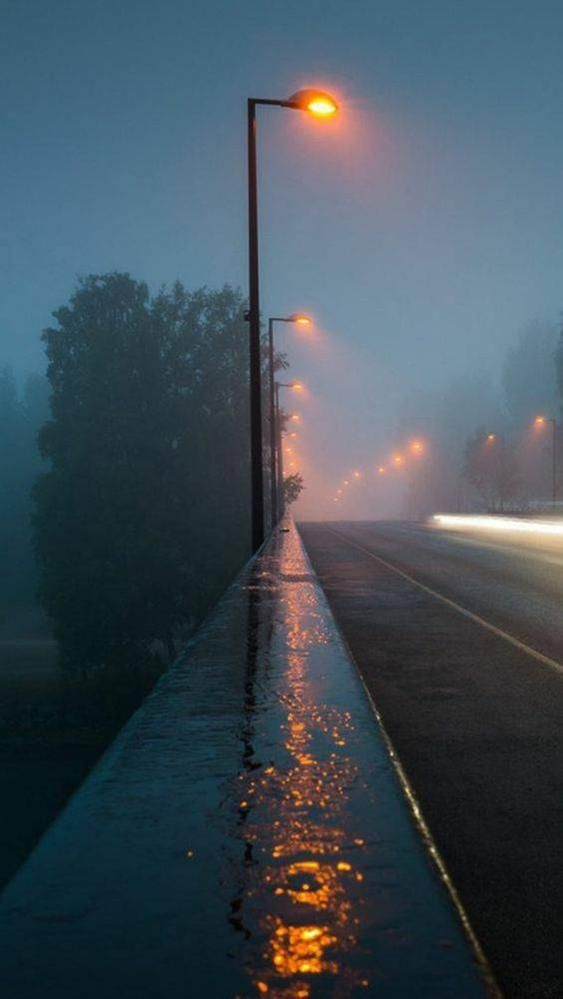
#> input picture rain.jpeg, 563 x 999 px
$ jupyter execute Histograma.ipynb
#> lines starting #> are read from the running program, lines starting #| are printed output that depends on the picture
[cell 1]
import cv2
import numpy as np
import matplotlib.pyplot as plt


def histograma(imagen):
#> called with imagen = 'rain.jpeg'
    imagen = cv2.imread(imagen)
#> imagen is the input picture: shape (999, 563, 3); mean B, G, R 89, 78.9, 65.5
    canal_rojo = imagen[:, :, 2]
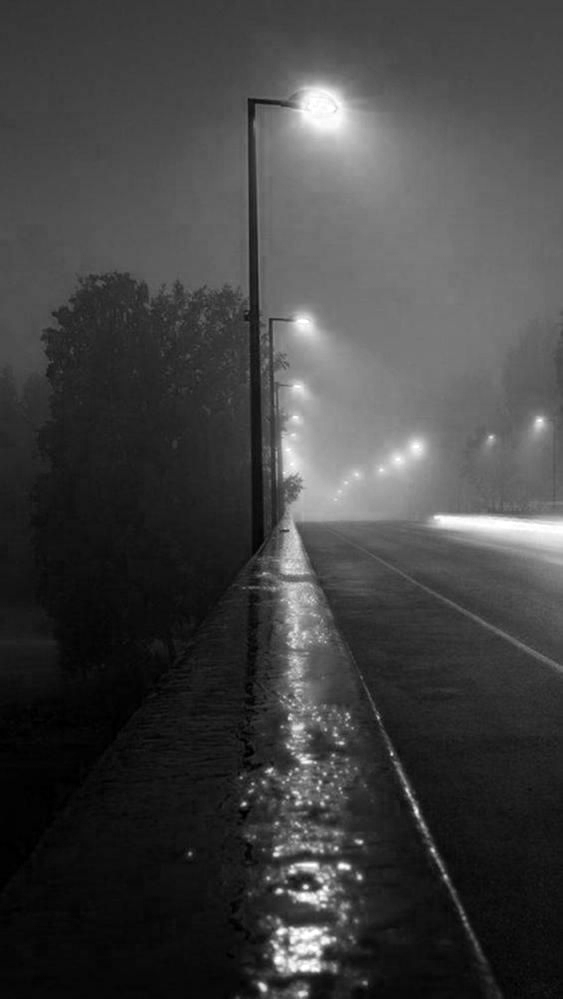
#> canal_rojo: shape (999, 563); min 0, max 255, mean 65.5
    canal_verde = imagen[:, :, 1]
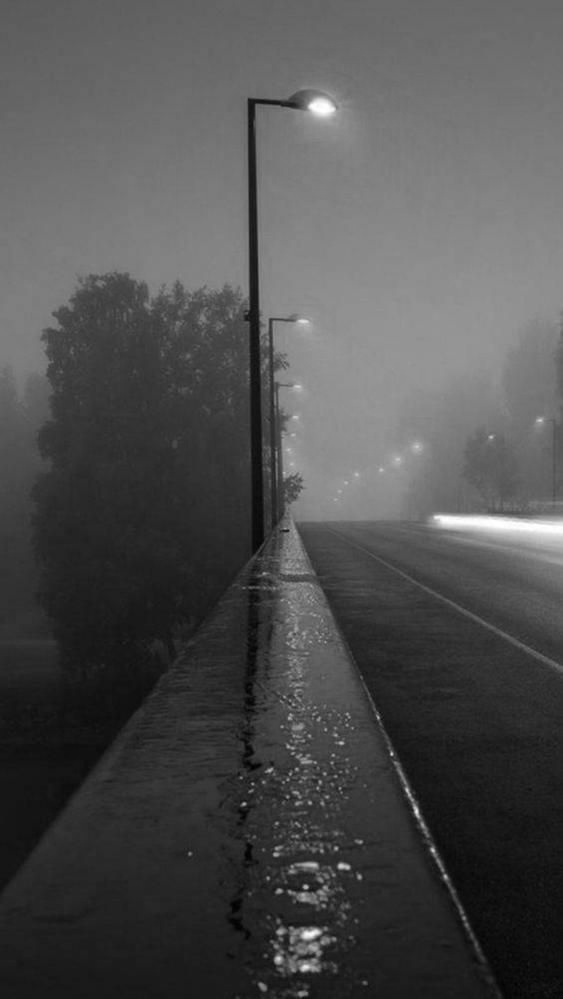
#> canal_verde: shape (999, 563); min 0, max 255, mean 78.9
    canal_azul = imagen[:, :, 0]
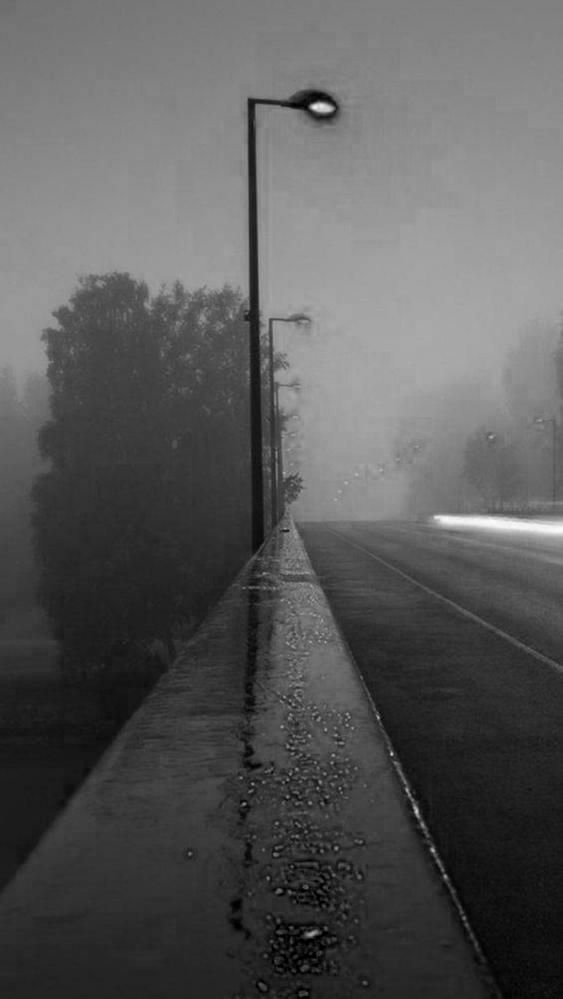
#> canal_azul: shape (999, 563); min 0, max 253, mean 89
    num_bins = 256
    hist_rojo = np.zeros(num_bins)
    hist_verde = np.zeros(num_bins)
    hist_azul = np.zeros(num_bins)

    for i in range(imagen.shape[0]):
        for j in range(imagen.shape[1]):
            valor_pixel = canal_rojo[i, j]
            hist_rojo[valor_pixel] += 1
            valor_pixel = canal_verde[i, j]
            hist_verde[valor_pixel] += 1
            valor_pixel = canal_azul[i, j]
            hist_azul[valor_pixel] += 1
#> after the loop, hist_azul = 256 values, max 7991 at index 37, min 0 at index 252, mean 2197; hist_rojo = 256 values, max 8468 at index 8, min 89 at index 242, mean 2197; hist_verde = 256 values, max 7817 at index 40, min 5 at index 1, mean 2197

    fig, axs = plt.subplots(1, 2, figsize=(12, 5))
    ax1, ax2 = axs.flatten()
    ax1.imshow(cv2.cvtColor(imagen, cv2.COLOR_BGR2RGB))
    ax1.set_title('Imagen Original')

    ax2.set_title('Histograma de Colores')
    ax2.set_xlabel('Valor de píxel')
    ax2.set_ylabel('Frecuencia')
    ax2.plot(hist_rojo, color='red', label='Canal Rojo')
    ax2.plot(hist_verde, color='green', label='Canal Verde')
    ax2.plot(hist_azul, color='blue', label='Canal Azul')
    ax2.legend()
    plt.show()
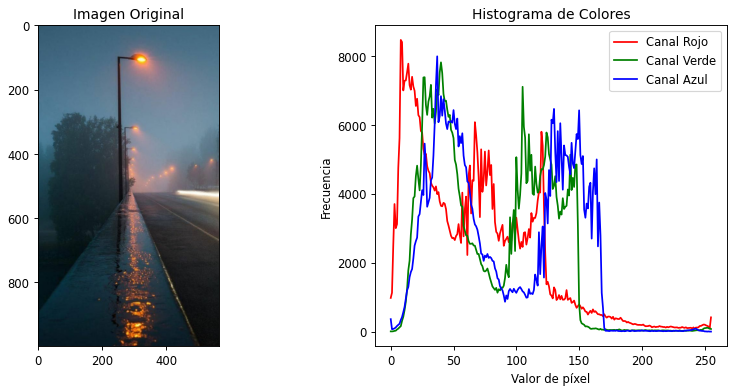
#> figure drawn by matplotlib, 2 panels; panel 2: curve peaks at x = 8, y = 8468; panel 2: curve peaks at x = 40, y = 7817; panel 2: curve peaks at x = 37, y = 7991

[cell 2]
histograma('rain.jpeg')

[cell 3]
def gray(imagen):
    imagen_gris = np.zeros((imagen.shape[0], imagen.shape[1]), dtype=np.uint8)
    for i in range(imagen.shape[0]):
        for j in range(imagen.shape[1]):
            r, g, b = imagen[i, j]
            gris = int(0.299 * r + 0.587 * g + 0.114 * b)
            imagen_gris[i, j] = gris
    return imagen_gris

def grayHist(imagen_gris):
    valores_gris = np.zeros(256)
    for i in range(imagen_gris.shape[0]):
        for j in range(imagen_gris.shape[1]):
            valores_gris[imagen_gris[i, j]] += 1
    return valores_gris

imagen = cv2.imread('rain.jpeg')
alto, ancho = imagen.shape[:2]
#> alto = 999; ancho = 563
centro_x, centro_y = ancho // 2, alto // 2
#> centro_x = 281; centro_y = 499
tamanio_recorte = 200
x1 = centro_x - (tamanio_recorte // 2)
#> x1 = 181
x2 = centro_x + (tamanio_recorte // 2)
#> x2 = 381
y1 = centro_y - (tamanio_recorte // 2)
#> y1 = 399
y2 = centro_y + (tamanio_recorte // 2)
#> y2 = 599

imagenRecortada = imagen[y1:y2, x1:x2]
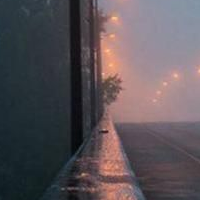
#> imagenRecortada: shape (200, 200, 3); mean B, G, R 87.5, 82.5, 90.4
imagenRecortada =   imagen[y1:y2, x1:x2]

fig, axs = plt.subplots(1, 3, figsize=(12, 5))
ax1, ax2, ax3 = axs.flatten()
ax1.imshow(cv2.cvtColor(imagenRecortada, cv2.COLOR_BGR2RGB))
ax1.set_title('Imagen Original')

imagen_gris = gray(imagenRecortada)
#> after the loop in gray, `for i in range(imagen.shape[0]):`:
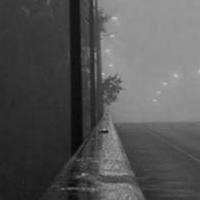
#> imagen_gris: shape (200, 200); min 4, max 191, mean 84.4

ax2.set_title('Imagen en Escala de grises')
ax2.imshow(imagen_gris, cmap='gray')

ax3.set_title('Histograma en escala de grises')
ax3.set_xlabel('Valor de píxel')
ax3.set_ylabel('Frecuencia')
ax3.plot(grayHist(imagen_gris), color='gray')

plt.show()
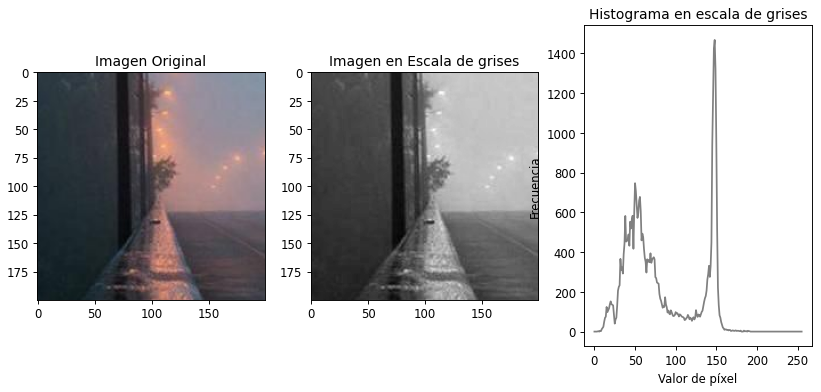
#> figure drawn by matplotlib, 3 panels; panel 3: curve peaks at x = 148, y = 1468

[cell 4]
import random
num_filas, num_columnas, _ = imagen.shape
#> num_filas = 999; num_columnas = 563

filas_aleatorias = []

for _ in range(5):
    fila_aleatoria = random.randint(0, num_filas - 1)
    filas_aleatorias.append(fila_aleatoria)
#> after the loop, filas_aleatorias = [864, 394, 776, 911, 430]

for fila in filas_aleatorias:
    plt.figure(figsize=(12, 2))
    for canal, color in enumerate(['Red', 'Green', 'Blue']):
        intensidad = imagen[fila, :, canal]
        plt.plot(intensidad, color=f'{color}')

    plt.xlabel('Columna')
    plt.ylabel('Intensidad')
    plt.title(f'Fila {fila}')

    plt.grid()
    plt.show()
#> this loop made 5 passes
#> pass 1, `plt.show()`:
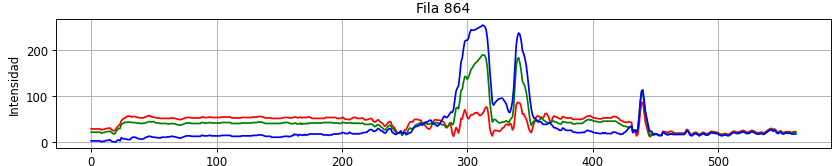
#> figure drawn by matplotlib, 1 panel; curve peaks at x = 340, y = 86; curve peaks at x = 312, y = 189; curve peaks at x = 312, y = 254
#> pass 2, `plt.show()`:
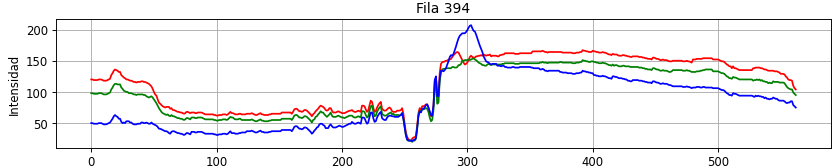
#> figure drawn by matplotlib, 1 panel; curve peaks at x = 392, y = 167; curve peaks at x = 305, y = 154; curve peaks at x = 303, y = 207

[cell 5]
def histograma(imagen):

#> called with imagen = 'rain.jpeg'
    imagen = cv2.imread(imagen)

    inicio =  random.randint(200,imagen.shape[1]-20)

    fin = inicio + 5
    print("Las filas que se selccionaron fueron de " + str(inicio) +" hasta la fila " + str(fin))
#| Las filas que se selccionaron fueron de 220 hasta la fila 225

    canal_rojo = imagen[:, :, 2]
    canal_verde = imagen[:, :, 1]
    canal_azul = imagen[:, :, 0]
    num_bins = 256
    hist_rojo = np.zeros(num_bins)
    hist_verde = np.zeros(num_bins)
    hist_azul = np.zeros(num_bins)

    imagenpor = imagen[inicio:fin, :]

    for i in range(inicio, fin):
        for j in range(imagen.shape[1]):
                valor_pixel = canal_rojo[i, j]
                hist_rojo[valor_pixel] += 1
                valor_pixel = canal_verde[i, j]
                hist_verde[valor_pixel] += 1
                valor_pixel = canal_azul[i, j]
                hist_azul[valor_pixel] += 1
#> after the loop, hist_azul = 256 values, max 297 at index 154, min 0 at index 0, mean 11; hist_rojo = 256 values, max 173 at index 122, min 0 at index 0, mean 11; hist_verde = 256 values, max 391 at index 135, min 0 at index 0, mean 11

    fig, axs = plt.subplots(1, 2, figsize=(12, 5))
    ax1, ax2 = axs.flatten()
    ax1.imshow(cv2.cvtColor(imagen, cv2.COLOR_BGR2RGB))
    ax1.set_title('Imagen original')
    ax2.set_title('Histograma de colores de las filas seleccionadas')
    ax2.set_xlabel('Valor de píxel')
    ax2.set_ylabel('Frecuencia')
    ax2.plot(hist_rojo, color='red', label='Canal Rojo')
    ax2.plot(hist_verde, color='green', label='Canal Verde')
    ax2.plot(hist_azul, color='blue', label='Canal Azul')
    ax2.legend()

    plt.show()
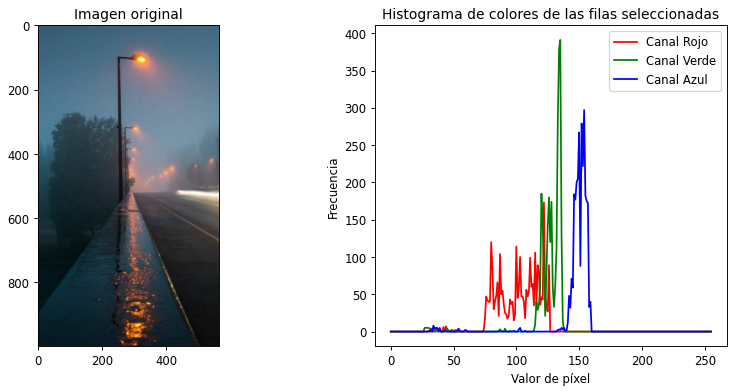
#> figure drawn by matplotlib, 2 panels; panel 2: curve peaks at x = 122, y = 173; panel 2: curve peaks at x = 135, y = 391; panel 2: curve peaks at x = 154, y = 297

histograma('rain.jpeg')
